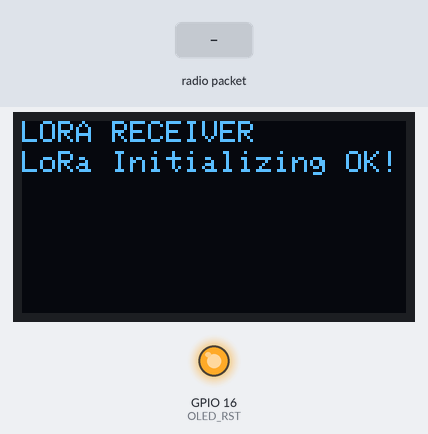
The sketch below on a simulated ESP32. On the bench: 128×64 one-colour display, output pins drawn as LEDs (lit = HIGH). The test bench sets the inputs (shaded band). WiFi joins after 1.5 s; servers stay silent unless stated; uploads are accepted with an empty reply; no radio packets arrive unless stated; what the sketch prints to the serial monitor is not drawn.

Above: at 2.8 s.
2.9 s: radio packet "1" arrives
At 4.0 s:
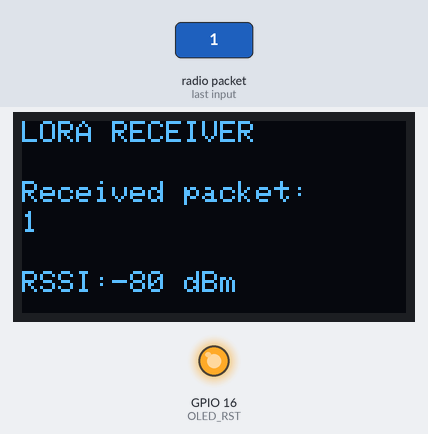
4.4 s: radio packet "0" arrives
At 5.1 s:
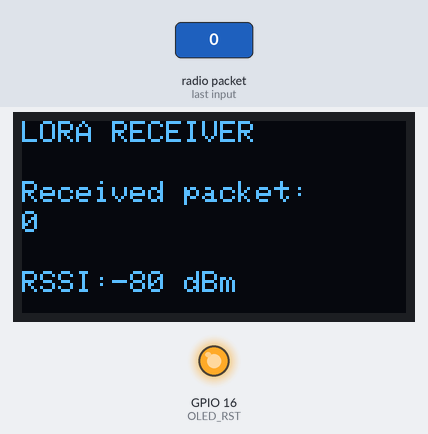
5.9 s: radio packet "2" arrives
Timing chart, 0 to 8.9 s (numbered marks = the images above; inputs shaded):
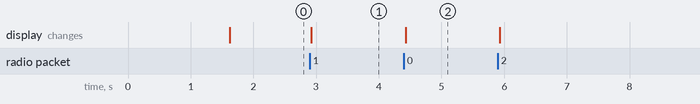

The sketch:

LoRaReceiver.ino
```cpp
#include <ArduinoJson.h>

// Libraries for LoRa
#include <SPI.h>
#include <LoRa.h>

// Libraries for OLED Display
#include <Wire.h>
#include <Adafruit_GFX.h>
#include <Adafruit_SSD1306.h>

// define the pins used by the LoRa transceiver module
#define LORA_SCK 5
#define LORA_MISO 19
#define LORA_MOSI 27
#define LORA_CS 18
#define LORA_RST 14
#define LORA_DIO0 26
#define LORA_DIO1 35
#define LORA_DIO2 34

// 433E6 for Asia
// 866E6 for Europe
// 915E6 for North America
#define LORA_BAND 866E6

// OLED pins
#define OLED_SDA 4
#define OLED_SCL 15
#define OLED_RST 16
#define SCREEN_WIDTH 128 // OLED display width, in pixels
#define SCREEN_HEIGHT 64 // OLED display height, in pixels


#include <WiFi.h>
#include <HTTPClient.h>

const char* ssid = "SaraScroccona";
const char* password = "xaoi8257";

//Your Domain name with URL path or IP address with path
String serverName = "http://192.168.129.26:1880/postData";


Adafruit_SSD1306 display(SCREEN_WIDTH, SCREEN_HEIGHT, &Wire, OLED_RST);

void onReceive(int packetSize)
{
  if (packetSize < 1)
    return;

  // received a packet
  Serial.print("Received packet '");

  display.clearDisplay();
  display.setCursor(0, 0);
  display.print("LORA RECEIVER");
  display.setCursor(0, 20);
  display.print("Received packet:");

  // read packet
  String loRaData;
  loRaData.reserve(packetSize);
  for (int i = 0; i < packetSize; i++)
  {
    const char c = (char)LoRa.read();
    loRaData += c;
    Serial.print(c);
  }

  int rssi = LoRa.packetRssi();
  float snr = LoRa.packetSnr();
  float pfe = LoRa.packetFrequencyError();

  // Dsiplay information
  display.setCursor(0, 30);
  display.print(loRaData);
  display.setCursor(0, 50);
  display.print("RSSI:");
  display.setCursor(30, 50);
  String s (rssi);
  s += " dBm ";
  if (rssi > -30)
    s += "(++)";
  else if (rssi >= -60)
    s += "(+)";
  else if (rssi < -80)
    s += "(-)";
  else if (rssi < -110)
    s += "(--)";

  display.print(s);
  display.display();

  if(WiFi.status()== WL_CONNECTED){
      HTTPClient http;

      String stringPath = serverName + "?rssi="+rssi+ "&snr="+snr+"&pfe="+pfe;
      // Your Domain name with URL path or IP address with path
      http.begin(stringPath.c_str());

      // If you need Node-RED/server authentication, insert user and password below
      //http.setAuthorization("REPLACE_WITH_SERVER_USERNAME", "REPLACE_WITH_SERVER_PASSWORD");

      // Send HTTP GET request
      // Specify content-type header
      http.addHeader("Content-Type", "application/json");

      // Data to send with HTTP POST
      //String httpRequestData = "api_key=tPmAT5Ab3j7F9&sensor=BME280&value1=24.25&value2=49.54&value3=1005.14";

      // Send HTTP POST request
      int httpResponseCode = http.POST(loRaData);

      if (httpResponseCode>0) {
        Serial.print("HTTP Response code: ");
        Serial.println(httpResponseCode);
        String payload = http.getString();
        Serial.println(payload);
      }
      else {
        Serial.print("Error code: ");
        Serial.println(httpResponseCode);
      }
      // Free resources
      http.end();
    }
    else {
      Serial.println("WiFi Disconnected");
    }

}

void setup()
{
  // initialize Serial Monitor
  Serial.begin(115200);
  // Serial.begin(9600);
  while (!Serial);

  //SETUP WIFI START
  WiFi.begin(ssid, password);
  Serial.println("Connecting");
  while(WiFi.status() != WL_CONNECTED) {
    delay(500);
    Serial.print(".");
  }
  Serial.println("");
  Serial.print("Connected to WiFi network with IP Address: ");
  Serial.println(WiFi.localIP());
  //SETUP WIFI END

  // reset OLED display via software
  pinMode(OLED_RST, OUTPUT);
  digitalWrite(OLED_RST, LOW);
  delay(20);
  digitalWrite(OLED_RST, HIGH);

  // initialize OLED
  Wire.begin(OLED_SDA, OLED_SCL);
  if (!display.begin(SSD1306_SWITCHCAPVCC, 0x3c, false, false))
  { // Address 0x3C for 128x32
    Serial.println(F("SSD1306 allocation failed"));
    for (;;)
      ; // Don't proceed, loop forever
  }

  display.clearDisplay();
  display.setTextColor(WHITE);
  display.setTextSize(1);
  display.setCursor(0, 0);
  display.print("LORA RECEIVER");
  display.display();

  Serial.println("LoRa Receiver Callback");

  // SPI LoRa pins
  SPI.begin(LORA_SCK, LORA_MISO, LORA_MOSI, LORA_CS);
  // setup LoRa transceiver module
  LoRa.setPins(LORA_CS, LORA_RST, LORA_DIO0);

  if (!LoRa.begin(LORA_BAND))
  {
    Serial.println("Starting LoRa failed!");
    display.clearDisplay();
    display.println("Starting LoRa failed!");
    display.display();
    while (1)
      ;
  }

  // Uncomment the next line to disable the default AGC and set LNA gain, values between 1 - 6 are supported
  // LoRa.setGain(6);

  Serial.println("LoRa Initializing OK!");
  display.setCursor(0, 10);
  display.println("LoRa Initializing OK!");
  display.display();

  // ----------------------------------
  // followed does not work
  // why?
  // ----------------------------------

  // register the receive callback
  //LoRa.onReceive(onReceive);
  // put the radio into receive mode
  //LoRa.receive();
}

void loop()
{
  onReceive(LoRa.parsePacket());
}
```

Measured:
- after the input at 2.9 s, the display: changes at once (image 1)
- after the input at 4.4 s, the display: changes at once (image 2)
